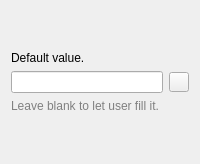
  <widget class="QWizardPage" name="wizardPage_8">
   <property name="title">
    <string>Random string.</string>
   </property>
   <property name="subTitle">
    <string>Fill default value or leave blank.</string>
   </property>
   <layout class="QVBoxLayout" name="verticalLayout_8">
    <item>
     <spacer name="verticalSpacer_18">
      <property name="orientation">
       <enum>Qt::Vertical</enum>
      </property>
      <property name="sizeHint" stdset="0">
       <size>
        <width>20</width>
        <height>40</height>
       </size>
      </property>
     </spacer>
    </item>
    <item>
     <widget class="QLabel" name="label_20">
      <property name="text">
       <string>Default value.</string>
      </property>
     </widget>
    </item>
    <item>
     <layout class="QHBoxLayout" name="horizontalLayout">
      <item>
       <widget class="QLineEdit" name="RandomStringValue"/>
      </item>
      <item>
       <widget class="QPushButton" name="StartStringBuilder">
        <property name="minimumSize">
         <size>
          <width>20</width>
          <height>20</height>
         </size>
        </property>
        <property name="maximumSize">
         <size>
          <width>20</width>
          <height>20</height>
         </size>
        </property>
        <property name="text">
         <string/>
        </property>
        <property name="iconSize">
         <size>
          <width>14</width>
          <height>14</height>
         </size>
        </property>
       </widget>
      </item>
     </layout>
    </item>
    <item>
     <widget class="QLabel" name="label_21">
      <property name="styleSheet">
       <string notr="true">*{color:gray}</string>
      </property>
      <property name="text">
       <string>Leave blank to let user fill it.</string>
      </property>
     </widget>
    </item>
    <item>
     <spacer name="verticalSpacer_19">
      <property name="orientation">
       <enum>Qt::Vertical</enum>
      </property>
      <property name="sizeHint" stdset="0">
       <size>
        <width>20</width>
        <height>40</height>
       </size>
      </property>
     </spacer>
    </item>
   </layout>
  </widget>
